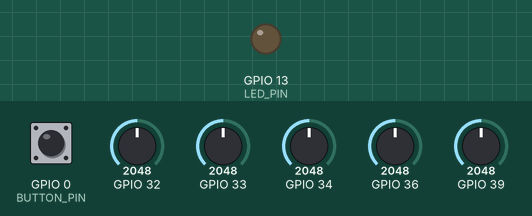
Simulated run of this sketch. Board: ESP32. On the bench: output pins drawn as LEDs (lit = HIGH). The test bench sets the inputs (shaded band); at power-on: GPIO 0 (BUTTON_PIN) HIGH, GPIO 32 = 2048, GPIO 33 = 2048, GPIO 34 = 2048, GPIO 36 = 2048, GPIO 39 = 2048. WiFi joins after 1.5 s; servers stay silent unless stated; uploads are accepted with an empty reply; what the sketch prints to the serial monitor is not drawn.

Above: at 2.7 s.
2.8 s: GPIO 0 (BUTTON_PIN) pulled LOW for 0.15 s
At 3.5 s:
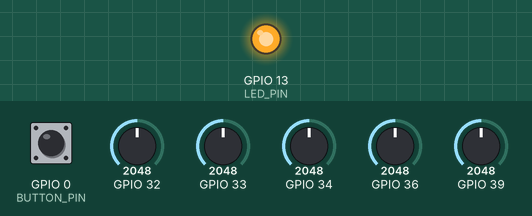
4.6 s: GPIO 0 (BUTTON_PIN) pulled LOW for 1 s
At 6.2 s:
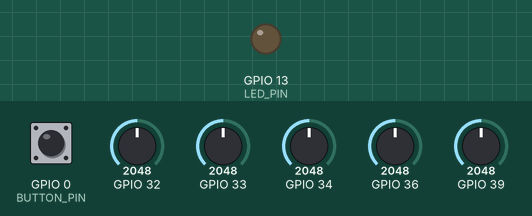
7.3 s: GPIO 0 (BUTTON_PIN) pulled LOW for 3.2 s
At 11.1 s:
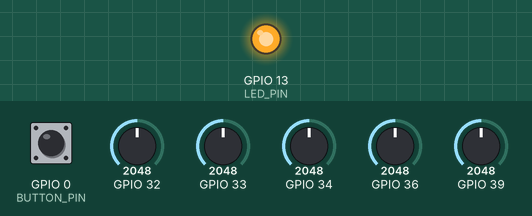
Timing chart, 0 to 12.6 s (numbered marks = the images above; inputs shaded):
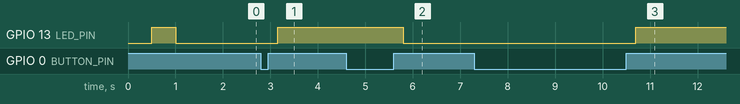

The sketch:

shoe-code.ino
```cpp
#include <WiFi.h>
#include <HTTPClient.h>

// WiFi network name and password:
const char * networkName = "UofM-Guest";
const char * networkPswd = "";

// Internet domain to request from:
const char * hostDomain = "esp.trana.fit";
const int hostPort = 80;

const char* serverNameTrial = "http://esp.trana.fit/newTrial";
const char* serverNameData = "http://esp.trana.fit/newData";

const int BUTTON_PIN = 0;
const int LED_PIN = 13;

int ledState = 0;
int trialID = -1;
int period = 20;
unsigned long time_now = 0;
int count = 0;
String jsonData = "[";

WiFiClient client;
HTTPClient http;

void setup()
{
  // Initilize hardware:
  Serial.begin(115200);
  pinMode(BUTTON_PIN, INPUT_PULLUP);
  pinMode(LED_PIN, OUTPUT);

  // Connect to the WiFi network (see function below loop)
  connectToWiFi(networkName, networkPswd);

  digitalWrite(LED_PIN, LOW); // LED off
  Serial.print("Press button 0 to connect to ");
  Serial.println(hostDomain);

}

void loop()
{

  if (digitalRead(BUTTON_PIN) == LOW)
  { // Check if button has been pressed
    while (digitalRead(BUTTON_PIN) == LOW)
      ; // Wait for button to be released
    if (trialID == -1) {
      trialID = httpGETRequest(serverNameTrial).toInt(); // Connect to server
      ledState = 1;
      time_now = millis();
    } else {
      uint16_t value1 = analogRead(32);
      uint16_t value2 = analogRead(33);
      uint16_t value3 = analogRead(34);
      uint16_t value4 = analogRead(39);
      uint16_t value5 = analogRead(36);
      jsonData += "{\"trialid\":" + String(trialID) + ",\"time\":" + String(millis()) + ",\"a1\":" + String(value1) + ",\"a2\":" + String(value2) + ",\"a3\":" + String(value3) + ",\"a4\":" + String(value4) + ",\"a5\":" + String(value5) + "}]";
//      Serial.println(jsonData);
      httpPOSTRequest(serverNameData, jsonData);
      count = 0;
      jsonData = "[";
      trialID = -1;
      ledState = 0;
    }
    digitalWrite(LED_PIN, ledState); // Turn off LED
    Serial.println(trialID);
  } else {
    uint16_t value1 = analogRead(32);
    uint16_t value2 = analogRead(33);
    uint16_t value3 = analogRead(34);
    uint16_t value4 = analogRead(39);
    uint16_t value5 = analogRead(36);
    if ((trialID != -1) && (millis() > time_now + period)) {
      if (count == 49) {
        jsonData += "{\"trialid\":" + String(trialID) + ",\"time\":" + String(millis()) + ",\"a1\":" + String(value1) + ",\"a2\":" + String(value2) + ",\"a3\":" + String(value3) + ",\"a4\":" + String(value4) + ",\"a5\":" + String(value5) + "}]";
        httpPOSTRequest(serverNameData, jsonData);
        count = 0;
        jsonData = "[";
      } else {
        jsonData += "{\"trialid\":" + String(trialID) + ",\"time\":" + String(millis()) + ",\"a1\":" + String(value1) + ",\"a2\":" + String(value2) + ",\"a3\":" + String(value3) + ",\"a4\":" + String(value4) + ",\"a5\":" + String(value5) + "},";
//        Serial.println(jsonData);
        count++;
      }
      time_now = millis();
    }
  }

}

void connectToWiFi(const char * ssid, const char * pwd)
{
  printLine();
  Serial.println("Connecting to WiFi network: " + String(ssid));

  WiFi.begin(ssid, pwd);

  while (WiFi.status() != WL_CONNECTED)
  {
    // Blink LED while we're connecting:
    digitalWrite(LED_PIN, ledState);
    ledState = (ledState + 1) % 2; // Flip ledState
    delay(500);
    Serial.print(".");
  }

  Serial.println();
  Serial.println("WiFi connected!");
  Serial.print("IP address: ");
  Serial.println(WiFi.localIP());

}

String httpGETRequest(const char* serverName) {

  // Your Domain name with URL path or IP address with path
  http.begin(client, serverName);

  // Send HTTP POST request
  int httpResponseCode = http.GET();

  String payload = "--";

  if (httpResponseCode > 0) {
    Serial.print("HTTP Response code: ");
    Serial.println(httpResponseCode);
    payload = http.getString();
  }
  else {
    Serial.print("Error code: ");
    Serial.println(httpResponseCode);
  }
  // Free resources
  http.end();

  return payload;
}

int httpPOSTRequest(const char* serverName, String Data) {

  // Your Domain name with URL path or IP address with path
  http.begin(client, serverName);

  // If you need an HTTP request with a content type: application/json, use the following:
  http.addHeader("Content-Type", "application/json");
  int httpResponseCode = http.POST(Data);

  // Free resources
  http.end();

  return httpResponseCode;
}

void printLine()
{
  Serial.println();
  for (int i = 0; i < 30; i++)
    Serial.print("-");
  Serial.println();
}
```

Measured:
- after the input at 2.8 s, GPIO 13 (LED_PIN): LOW → HIGH after 0.35 s
- after the input at 4.6 s, GPIO 13 (LED_PIN): HIGH → LOW after 1.2 s
- after the input at 7.3 s, GPIO 13 (LED_PIN): LOW → HIGH after 3.4 s
